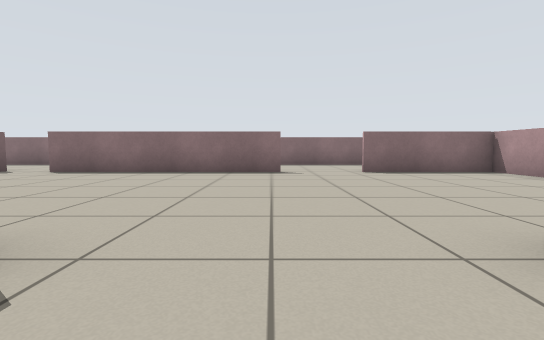
[1] (above)

17 first-person views from a walk through a robot-simulator world made for Stage. The camera is 0.57 m above the floor, tilts 4° down and sees 85° across. Floor lines are 1 m apart. The floor is counted in squares, 1 m on a side. Each view is taken from the middle of a square. On the plan, view 1 faces up. The plan holds only what a view shows up to about 9 squares ahead; the rest is blank. Robots are left out.

[2]
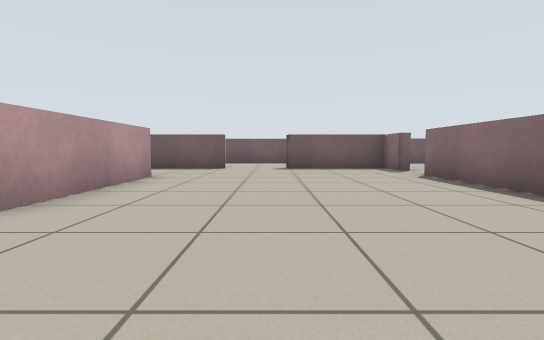

[3]
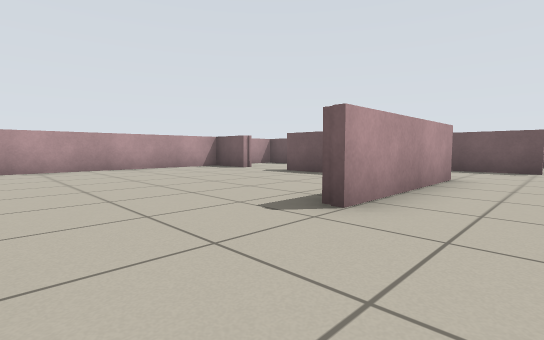

[4]
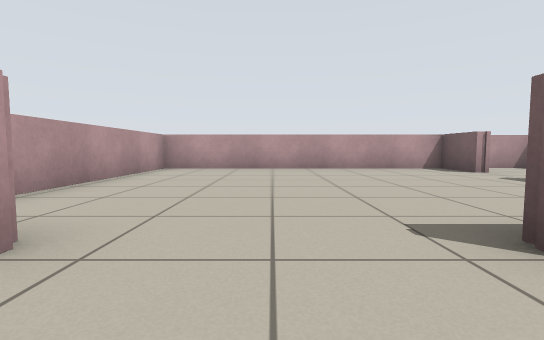

[5]
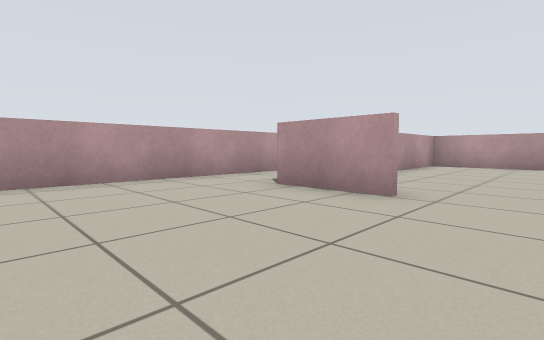

[6]
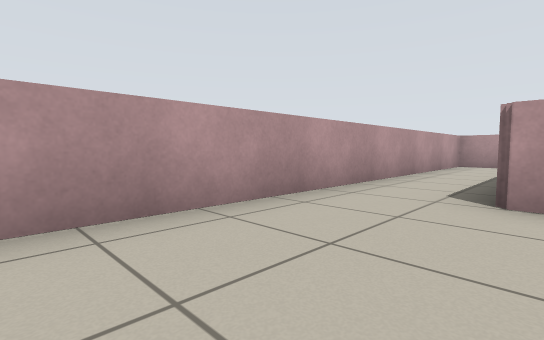

[7]
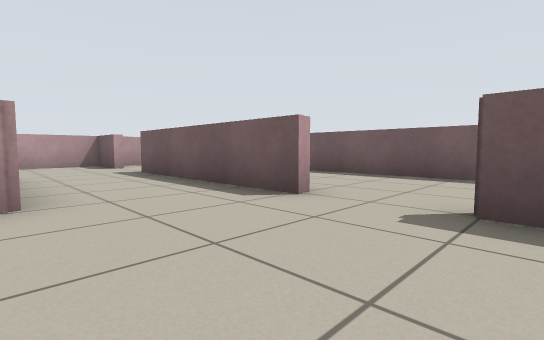

[8]
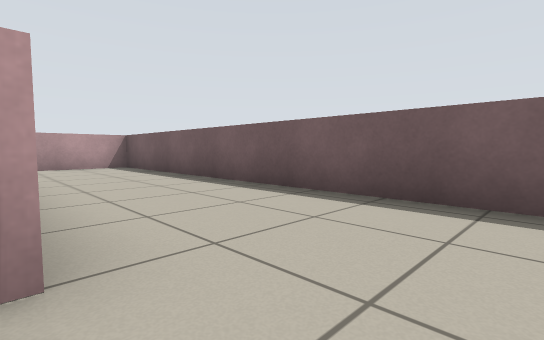

[9]
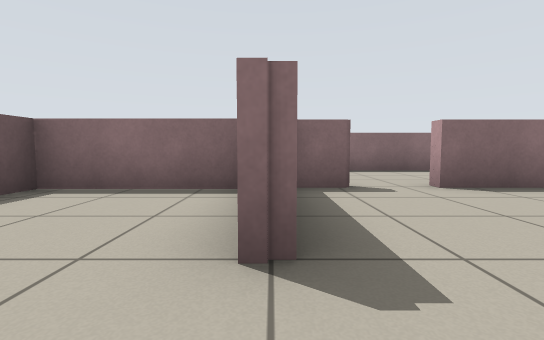

[10]
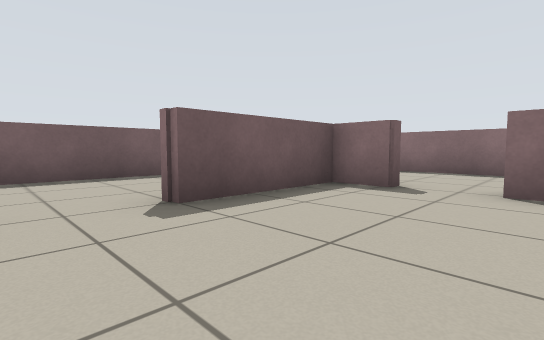

[11]
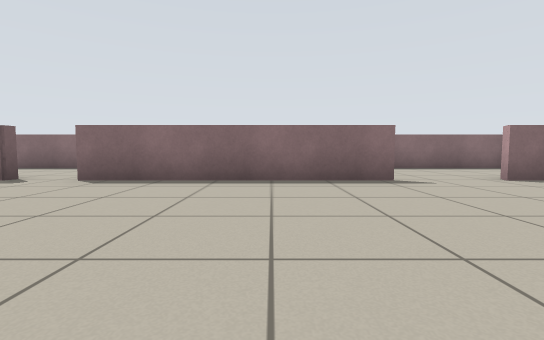

[12]
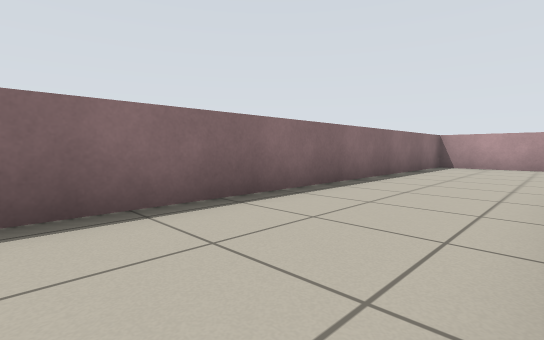

[13]
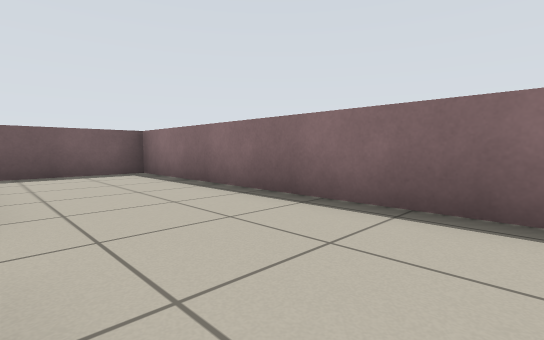

[14]
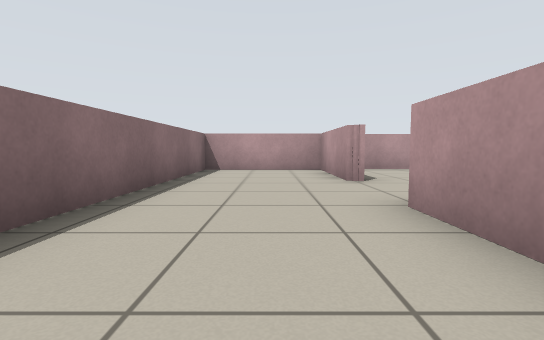

[15]
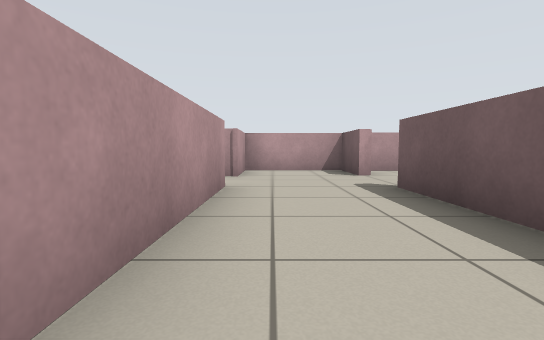

[16]
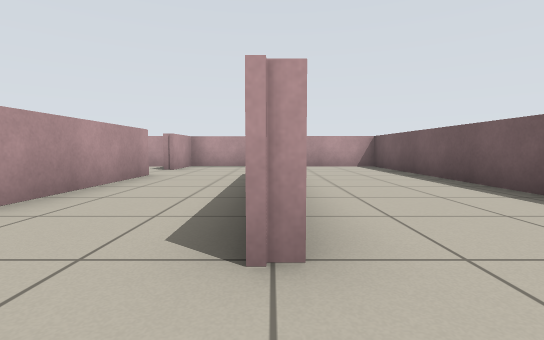

[17]
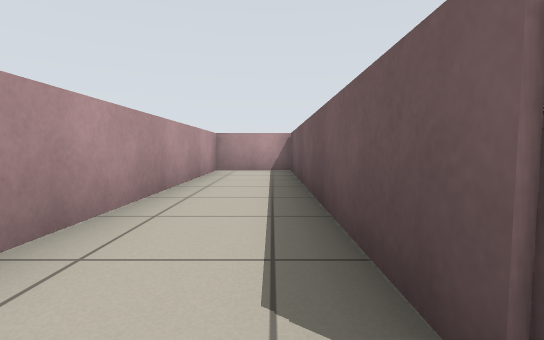

### Floor plan
Ten units are one square. View 1 is at (0, 0); x grows to the right and y downward. Boxes are objects, and circles mark ways between rooms. Rooms are numbered by the first view taken in them; rooms with no view inside come last. Other rooms are left out.
<svg viewBox="-119 -114 179 179">
<path fill="none" stroke="#000" d="M14 -15 35 -15 35 60 55 60 55 -74 23 -74 23 -76M-50 11 -50 25M-53 26 -53 -15 -15 -15M2 -74 -55 -74M-79 -26 -79 25M-79 44 -79 60 -53 60 -53 43 -50 43 -50 58 32 58 32 6M-68 -78 -68 -74 -79 -74 -79 -45M-79 -45 -82 -45M-110 58 -85 58M-84 -74 -114 -74 -114 55M-16 -76 0 -76M-55 -74 -55 -78M23 -76 52 -76 52 -109 -114 -109 -114 -82"/>
<circle cx="-80" cy="-35" r="3" fill="#2a7"/>
<circle cx="-80" cy="35" r="3" fill="#2a7"/>
<circle cx="-60" cy="-70" r="3" fill="#2a7"/>
<circle cx="15" cy="-70" r="3" fill="#2a7"/>
<text x="-10" y="-10">1</text>
<text x="-100" y="0">2</text>
<text x="-30" y="-90">3</text>
</svg>
Room 1 opens to room 2. Room 1 opens to room 3.

Where each view was taken, in squares from view 1:
view 1: 0 up, 0 right, facing up
view 2: 4 up, 1 right, facing left
view 3: 3 up, 1 right, facing down-left
view 4: 3 up, 0 right, facing down
view 5: 5 up, 0 right, facing down-right
view 6: 5 up, 3 right, facing down-right
view 7: 5 up, 5 left, facing down-left
view 8: 4 up, 8 left, facing down-left
view 9: 3 up, 8 left, facing up
view 10: 3 up, 5 left, facing up-left
view 11: 2 up, 2 left, facing up
view 12: 8 up, 5 left, facing up-right
view 13: 8 up, 4 left, facing up-left
view 14: 9 up, 3 left, facing right
view 15: 2 up, 6 left, facing down
view 16: 4 up, 8 left, facing down
view 17: 2 up, 4 right, facing down
